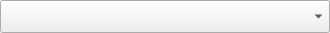
<?xml version="1.0" encoding="UTF-8"?>
<ui version="4.0">
 <class>WidgetDataIOSelectTEDatasetExisting</class>
 <widget class="QWidget" name="WidgetDataIOSelectTEDatasetExisting">
  <property name="geometry">
   <rect>
    <x>0</x>
    <y>0</y>
    <width>330</width>
    <height>33</height>
   </rect>
  </property>
  <property name="sizePolicy">
   <sizepolicy hsizetype="Preferred" vsizetype="Expanding">
    <horstretch>0</horstretch>
    <verstretch>0</verstretch>
   </sizepolicy>
  </property>
  <property name="windowTitle">
   <string>Form</string>
  </property>
  <layout class="QHBoxLayout" name="horizontalLayout">
   <property name="leftMargin">
    <number>0</number>
   </property>
   <property name="topMargin">
    <number>0</number>
   </property>
   <property name="rightMargin">
    <number>0</number>
   </property>
   <property name="bottomMargin">
    <number>0</number>
   </property>
   <item>
    <widget class="QComboBox" name="comboBox_datasets">
     <property name="sizePolicy">
      <sizepolicy hsizetype="Preferred" vsizetype="Minimum">
       <horstretch>0</horstretch>
       <verstretch>0</verstretch>
      </sizepolicy>
     </property>
     <property name="minimumSize">
      <size>
       <width>0</width>
       <height>30</height>
      </size>
     </property>
    </widget>
   </item>
  </layout>
 </widget>
 <resources/>
 <connections/>
</ui>
